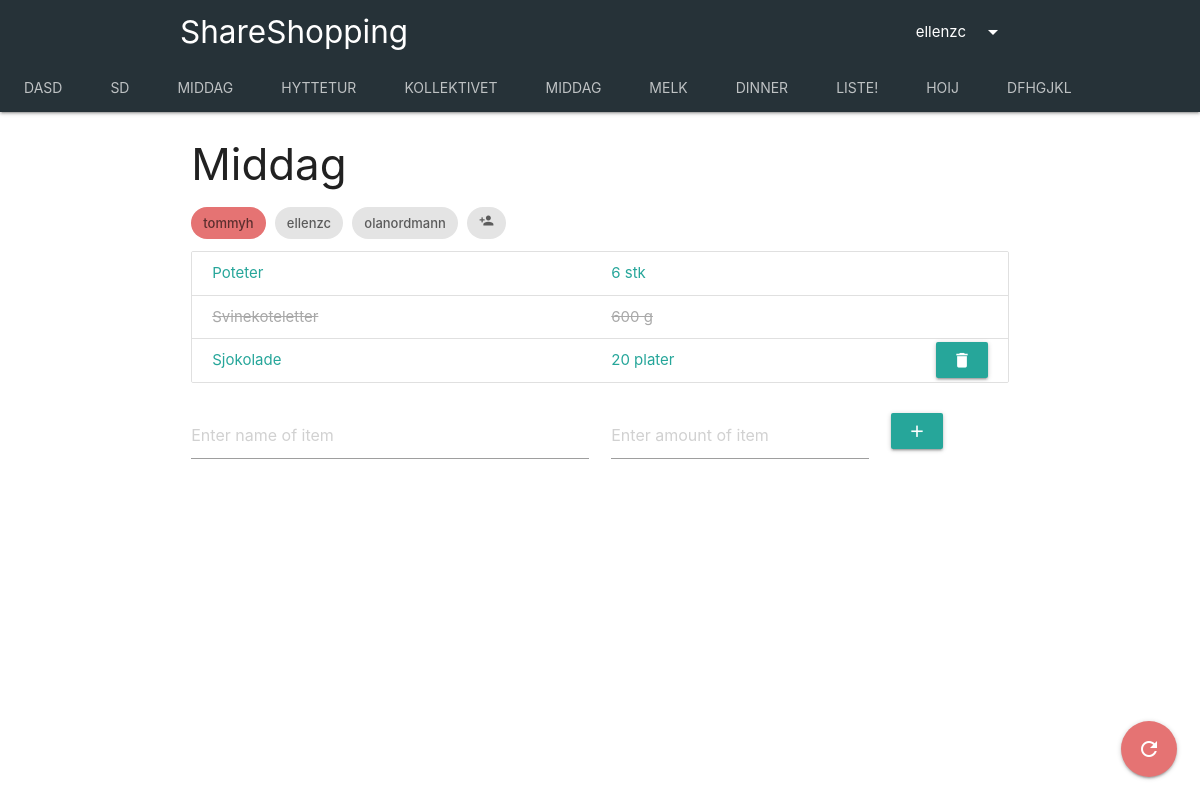
The page /main/shopping-lists/6 (signed in) on the database its author committed.
### shopping_list/models.py (models this page shows, shortened)
class ShoppingList(models.Model):
    title = models.CharField(max_length=100)
    owner = models.ForeignKey(User, on_delete=models.CASCADE, default=1, related_name='owner')
    participants = models.ManyToManyField(User, related_name='participants')

class Item(models.Model):
    name = models.CharField(max_length=80)
    amount = models.CharField(max_length=20)
    bought = models.BooleanField(default=False)
    shopping_list = models.ForeignKey(ShoppingList, on_delete=models.CASCADE, default=default_shopping_list_ID)
    creator = models.ForeignKey(User, on_delete=models.SET_NULL, default=1, null=True)

### shopping_list/views.py (the view)
# urls.py: path('shopping-lists/<shopping_list_id>', views.shopping_list_details, name='detail'),
@login_required(login_url='')
def shopping_list_details(request, shopping_list_id):
    user = request.user
    shopping_list = ShoppingList.objects.get(pk=shopping_list_id)
    if user != shopping_list.owner and user not in shopping_list.participants.all():
        return HttpResponse('Error 401: Unauthorized. User does not have permission to view this shopping list.', status=401)
    my_shopping_lists = get_users_shopping_lists(user)
    shopping_list_form = ShoppingListForm()
    item_list = Item.objects.filter(shopping_list=shopping_list_id)
    item_form = ItemForm()
    share_form = ShareForm()
    context = {
        'shopping_list': shopping_list,             # ShoppingList which is being inspected by user
        'shopping_list_form': shopping_list_form,
        'item_list': item_list,                     # List of Item objects in the inspected ShoppingList
        'item_form': item_form,
        'share_form': share_form,
        'my_shopping_lists': my_shopping_lists,
    }
    return render(request, 'shopping_list/shoppinglist.html', context)

### shopping_list/forms.py
class ShoppingListForm(forms.Form):
    title = forms.CharField(
        max_length=100,
        widget=forms.TextInput(
            attrs={
                'placeholder': 'Enter title of shopping list'
            }
        )
    )

class ItemForm(forms.Form):
    name = forms.CharField(
        max_length=50,
        widget=forms.TextInput(
            attrs={
                'placeholder': 'Enter name of item',
            }
        )
    )
    amount = forms.CharField(
        max_length=20,
        widget=forms.TextInput(
            attrs={
                'placeholder': 'Enter amount of item',
            }
        )
    )

### shopping_list/views.py (called while the page is built)
def get_users_shopping_lists(user):
    owned_shopping_lists = ShoppingList.objects.filter(owner=user)
    other_shopping_lists = ShoppingList.objects.filter(participants=user)
    my_shopping_lists = other_shopping_lists | owned_shopping_lists
    return my_shopping_lists.distinct().order_by('id')

### shopping_list/templates/shopping_list/shoppinglist.html (shortened to what this page needs)
{% extends 'shopping_list/index.html' %}
{% block content %}
<div class="container">
    <div class="row">
        <div class="col s12">
            <h3>{{ shopping_list.title }}</h3>
            <div class="chip red lighten-2">{{ shopping_list.owner }}</div>
            {% for participant in shopping_list.participants.all %}
            <div class="chip">{{ participant }}</div>
            {% endfor %}
            <a href="#"><div class="chip"><i class="tiny material-icons toggle-visibility">person_add</i></div></a>
            <div class="collection">
                {% for item in item_list %}
                        {% if item.bought %}
                            <a href="{% url 'not-bought' item.id %}" class="collection-item row">
                                <div class="col s6 item-bought">{{ item.name }}</div>
                                <div class="col s3 item-bought">{{ item.amount }}</div>
                            </a>
                        {% else %}
                            <a href="{% url 'bought' item.id %}" class="collection-item row">
                                <div class="col s6">{{ item.name }} </div>
                                <div class="col s3">{{ item.amount }}</div>
                                {% if shopping_list.owner == user or item.creator == user %}
                                <form action="{% url 'delete-item' item.id %}" method='POST' class="col s1 offset-s2 button-fix">
                                    <button type="submit" class="waves-effect waves-light btn secondary-content">
                                        <i class="material-icons">delete</i>
                                    </button>
                                </form>
                                {% endif %}
                            </a>
                        {% endif %}
                {% endfor %}
                </div>
            <div class="row">
                <form action="{% url 'add' shopping_list.id %}" method='POST' class="col s12">
                    <div class="row">
                        <div class="input-field col s6">{{ item_form.name }}</div>
                        <div class="input-field col s4">{{ item_form.amount }}</div>
                        <div class="input-field col s2">
                            <button type="submit" class="waves-effect waves-light btn">
                                <i class="material-icons">add</i>
                            </button>
                        </div>
                    </div>
                </form>
            </div>
            <div class="fixed-action-btn">
              <a class="btn-floating btn-large red lighten-2" href="">
                <i class="large material-icons">refresh</i>
              </a>
            </div>
        </div>
    </div>
</div>
{% endblock %}

### shopping_list/templates/shopping_list/index.html (shortened to what this page needs)
<!DOCTYPE html>
<html lang="en">
<head>
    {% load static %}
    <link rel="stylesheet" href="https://cdnjs.cloudflare.com/ajax/libs/materialize/1.0.0/css/materialize.min.css">
</head>
<body>
<nav class="nav-extended blue-grey darken-4">
    <div class="nav-wrapper">
        <div class="container">
            <a href="#" class="brand-logo">ShareShopping</a>
            <ul class="right">
                <li><a class="dropdown-trigger" href="#!" data-target="dropdown1">{{ user.username }}<i class="material-icons right">arrow_drop_down</i></a></li>
            </ul>
        </div>
    </div>
    <div class="nav-content center">
        <ul class="tabs tabs-transparent hide-on-med-and-down">
            {% for shopping_list in my_shopping_lists %}
            <li class="tab"><a href="{% url 'detail' shopping_list.id %}" >{{ shopping_list.title }}</a></li>
            {% endfor %}
        </ul>
    </div>
</nav>
{% block content %}
{% endblock %}
</body>
</html>

### shopping_list/templates/shopping_list/index.html (style rules this page uses)
a { color: black; text-decoration: none; }
.item-bought { text-decoration: line-through; -webkit-text-fill-color: darkgray; color: darkgrey; }
.button-fix { float: right; margin-top: -7px; margin-bottom: -7px; }

### rows shown on the page
ShoppingList: title "DASD"
ShoppingList: title "SD"
ShoppingList: title "MIDDAG"
ShoppingList: title "HYTTETUR"
ShoppingList: title "KOLLEKTIVET"
ShoppingList: title "MIDDAG", title "Middag", owner "tommyh"
ShoppingList: title "MELK"
ShoppingList: title "DINNER"
ShoppingList: title "LISTE!"
ShoppingList: title "HOIJ"
ShoppingList: title "DFHGJKL"
Item: name "Poteter", amount "6 stk"
Item: name "Svinekoteletter", amount "600 g"
Item: name "Sjokolade", amount "20 plater"

### other values the page prints
{{ user.username }} "ellenzc"
{{ participant }} "ellenzc"
{{ participant }} "olanordmann"
